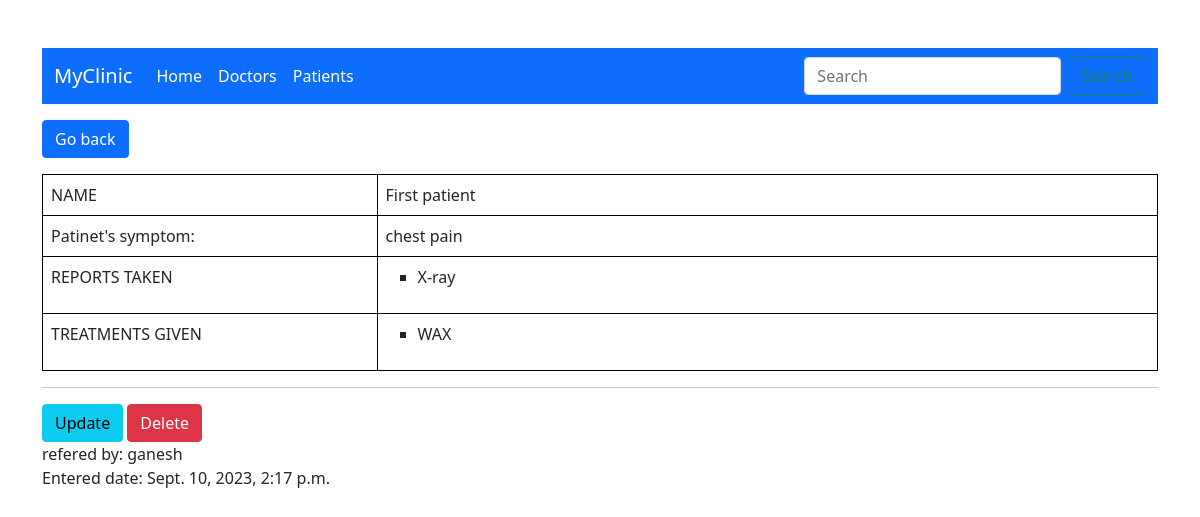
The app's page /5/record-detail/ with its own data.
### patients/models.py (models this page shows, shortened)
class Records(models.Model):
    EQUIPMENTS=(
        ('IFT','IFT'),
        ('WAX','WAX'),
        ('ULTRA SOUND','ULTRA SOUND'),
        ('MICROWAVE','MICROWAVE'),
        ('STIMULATION','STIMULATION'),
        ('TENS','TENS'),
        ('TRACTION','TRACTION'),
        ('CPM','CPM'),
    )
    OTHER_REPORTS=(
        ('MRI',"MRI"),
        ('X-ray',"X-ray"),
        ('CT scan',"CT scan"),
    )
    patient=models.ForeignKey('Patient',on_delete=models.CASCADE,related_name='records')
    patient_cause=models.CharField(max_length=100)
    reports=MultiSelectField(max_length=30,choices=OTHER_REPORTS,null=True,blank=True)
    treatments=MultiSelectField(max_length=40,choices=EQUIPMENTS,null=True,blank=True)
    doctor = models.ForeignKey("Doctor",on_delete=models.CASCADE,null=True,blank=True)
    created_on=models.DateTimeField(auto_now_add=True)

class Patient(models.Model):
    GENDER=(
        ('Male','Male'),
        ('Female','Female'),
        ('Others','Others'),
    )
    full_name = models.CharField(max_length=25)
    age = models.IntegerField(default=0)
    phone = models.CharField(max_length=15)
    gender=models.CharField(max_length=8,choices=GENDER,default='Others')
    address=models.TextField(max_length=50)
    def __str__(self) -> str:
        return f"{self.full_name}"

class Doctor (models.Model):
    user = models.OneToOneField(User,on_delete=models.CASCADE)
    def __str__(self) -> str:
        return self.user.username

class User(AbstractUser):
    pass

### patients/views.py (the view)
# urls.py: path('<int:pk>/record-detail/',view_record,name='record-detail'),
def view_record(request,pk):
    record=Records.objects.get(pk=pk)
    context={
        'Records':record
    }
    return render(request,'patients/record_detail.html',context)

### patients/templates/patients/record_detail.html (shortened to what this page needs)
{% extends "main.html" %}
{% block content %}
<div class="conatiner">
    <div class="my-3">
        <a  class= "btn btn-primary" href= "{% url 'patients:patient-detail' Records.patient.id %}"> Go back </a>
    </div>
    <div>
        <table class="table text-align-center">
            <tr>
                <td width="30%">NAME</td>
                <td width="70%"> {{Records.patient}}</td>
            </tr>
            <tr>
                <td>Patinet's symptom:  </td>
                <td> {{Records.patient_cause}}</td>
            </tr>
            <tr>
                <td>REPORTS TAKEN</td>
                <td>
                    <ul style="list-style-type: square;">
                        {% for obj in Records.reports %}
                        <li> {{obj}} </li>
                        {% endfor %}
                    </ul>
                </td>
            </tr>
            <tr>
                <td>TREATMENTS GIVEN</td>
                <td>
                    <ul style="list-style-type: square;">
                        {% for obj in Records.treatments %}
                        <li> {{obj}} </li>
                        {% endfor %}
                    </ul>
                </td>
            </tr>
        </table>
        <hr/>
        <a class="btn btn-info" href="{% url 'patients:record-update' Records.pk %}" class="card-link">Update</a>
        <a class="btn btn-danger" href="{% url 'patients:record-delete' Records.pk %}" class="card-link">Delete</a>
        <div>refered by: {{Records.doctor}}</div>
        <div>Entered date: {{Records.created_on}}</div>
    </div>
</div>
{% endblock content %}

### patients/templates/patients/record_detail.html (style rules this page uses)
td { border: 1px solid black; text-align: justify; align-items: center; padding: 10px; }

### records on screen
Records: patient "First patient", patient_cause "chest pain", reports "X-ray", treatments "WAX", doctor "ganesh", created_on "Sept. 10, 2023, 2:17 p.m."
